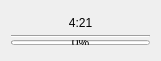
   <widget class="QWidget" name="verticalLayoutWidget">
    <property name="geometry">
     <rect>
      <x>240</x>
      <y>40</y>
      <width>161</width>
      <height>61</height>
     </rect>
    </property>
    <layout class="QVBoxLayout" name="top_timer">
     <property name="spacing">
      <number>0</number>
     </property>
     <item>
      <widget class="QLabel" name="top_sum1_cd">
       <property name="maximumSize">
        <size>
         <width>16777215</width>
         <height>20</height>
        </size>
       </property>
       <property name="text">
        <string>4:21</string>
       </property>
       <property name="alignment">
        <set>Qt::AlignCenter</set>
       </property>
       <property name="wordWrap">
        <bool>false</bool>
       </property>
       <property name="margin">
        <number>0</number>
       </property>
       <property name="indent">
        <number>0</number>
       </property>
      </widget>
     </item>
     <item>
      <widget class="Line" name="line">
       <property name="orientation">
        <enum>Qt::Horizontal</enum>
       </property>
      </widget>
     </item>
     <item>
      <widget class="QProgressBar" name="top_sum1_bar">
       <property name="sizePolicy">
        <sizepolicy hsizetype="Expanding" vsizetype="Fixed">
         <horstretch>0</horstretch>
         <verstretch>0</verstretch>
        </sizepolicy>
       </property>
       <property name="maximumSize">
        <size>
         <width>16777215</width>
         <height>5</height>
        </size>
       </property>
       <property name="value">
        <number>0</number>
       </property>
      </widget>
     </item>
    </layout>
   </widget>
